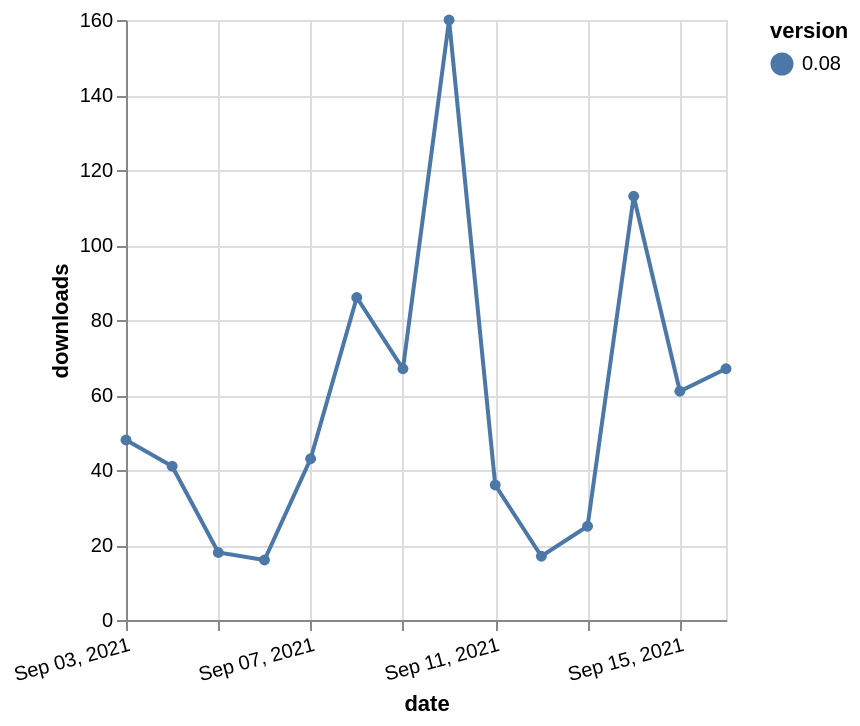

This figure's Vega-Lite source:
### Vega-Lite specification from a JSON file in a GitHub repository (floating-point values rounded to 4 significant figures)
{"$schema": "https://vega.github.io/schema/vega-lite/v5.json", "description": "A simple bar chart with embedded data.", "data": {"values": [{"date": "2021-09-03", "total": 78948, "delta": 48, "version": "0.08"}, {"date": "2021-09-04", "total": 78989, "delta": 41, "version": "0.08"}, {"date": "2021-09-05", "total": 79007, "delta": 18, "version": "0.08"}, {"date": "2021-09-06", "total": 79023, "delta": 16, "version": "0.08"}, {"date": "2021-09-07", "total": 79066, "delta": 43, "version": "0.08"}, {"date": "2021-09-08", "total": 79152, "delta": 86, "version": "0.08"}, {"date": "2021-09-09", "total": 79219, "delta": 67, "version": "0.08"}, {"date": "2021-09-10", "total": 79379, "delta": 160, "version": "0.08"}, {"date": "2021-09-11", "total": 79415, "delta": 36, "version": "0.08"}, {"date": "2021-09-12", "total": 79432, "delta": 17, "version": "0.08"}, {"date": "2021-09-13", "total": 79457, "delta": 25, "version": "0.08"}, {"date": "2021-09-14", "total": 79570, "delta": 113, "version": "0.08"}, {"date": "2021-09-15", "total": 79631, "delta": 61, "version": "0.08"}, {"date": "2021-09-16", "total": 79698, "delta": 67, "version": "0.08"}]}, "width": "container", "mark": {"type": "line", "point": {"filled": true}}, "encoding": {"x": {"field": "date", "type": "temporal", "timeUnit": "yearmonthdate", "title": "date", "axis": {"labelAngle": -15}}, "y": {"field": "delta", "type": "quantitative", "title": "downloads"}, "color": {"field": "version", "type": "nominal"}, "tooltip": {"field": "delta"}}}
